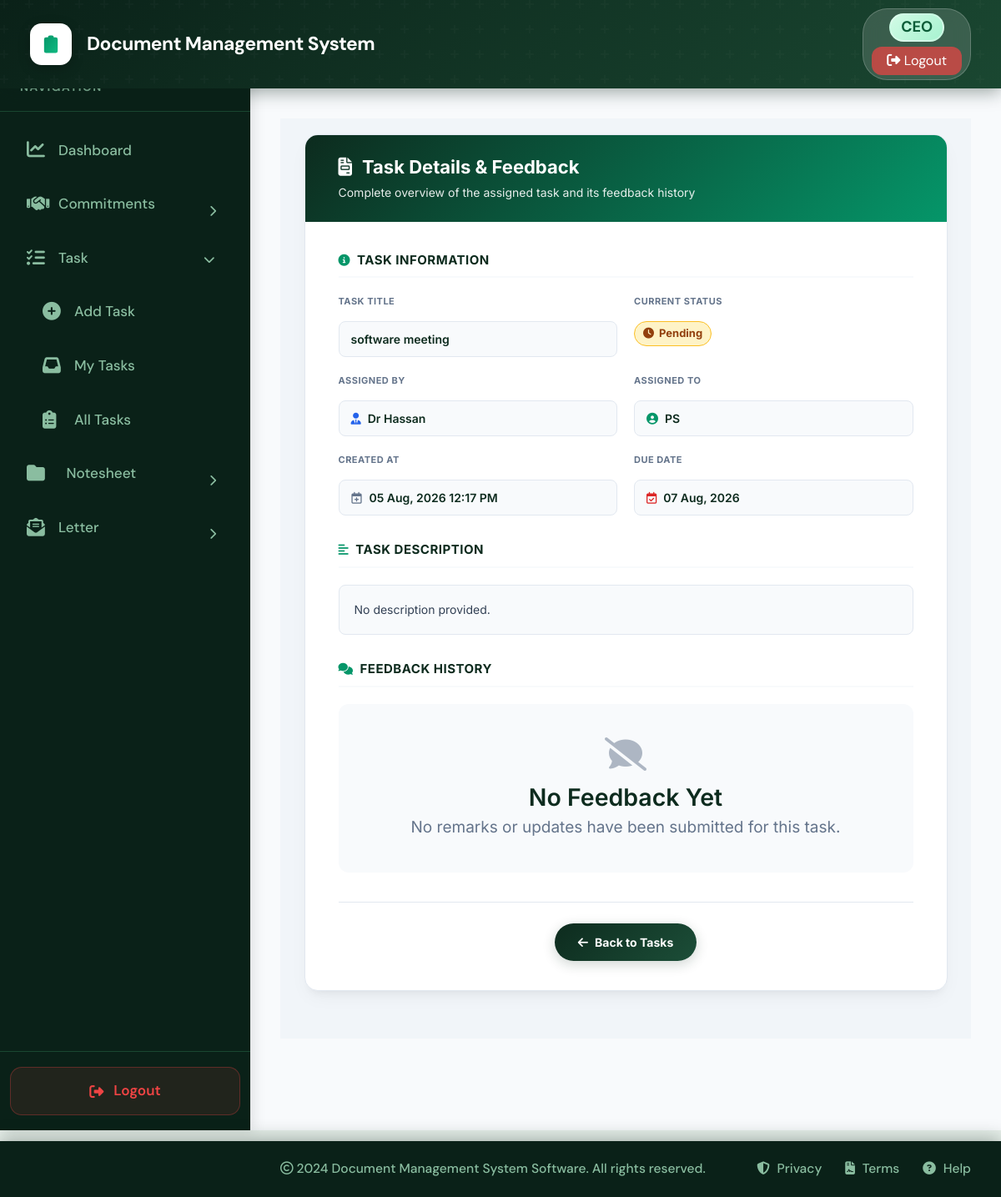
Screenshot of /task/feedbacks/70/ (signed in) with the database file from the repository.
### core/models.py (models this page shows, shortened)
class Task(models.Model):
    STATUS_CHOICES = (
        ('Pending', 'Pending'),
        ('In Progress', 'In Progress'),
        ('Seen', 'Seen'),
        ('Completed', 'Completed'),
    )
    file = models.ForeignKey(File, on_delete=models.CASCADE, related_name='tasks', null=True, blank=True)
    title = models.CharField(max_length=200)
    description = models.TextField(blank=True, null=True)
    assigned_by = models.ForeignKey(User, on_delete=models.CASCADE, related_name="tasks_assigned")
    assigned_to = models.ForeignKey(User, on_delete=models.SET_NULL, null=True, blank=True, related_name="tasks_received")
    current_handler_role = models.CharField(max_length=50, default="Manager")
    due_date = models.DateField(blank=True, null=True)
    status = models.CharField(max_length=20, choices=STATUS_CHOICES, default='Pending')
    is_seen = models.BooleanField(default=False)
    seen_at = models.DateTimeField(null=True, blank=True)
    created_at = models.DateTimeField(auto_now_add=True)
    class Meta:
        ordering = ['-created_at']

### core/views.py (the view)
# urls.py: path('task/feedbacks/<int:task_id>/', views.task_feedback_detail_view, name='task_feedback_detail'),
@login_required
def task_feedback_detail_view(request, task_id):
    task = get_object_or_404(Task, id=task_id)
    role = getattr(request.user.profile, 'role', '')
    if not (task.assigned_to == request.user or task.assigned_by == request.user or role in ['CEO', 'PS']):
        return HttpResponseForbidden("You are not authorized to view feedbacks for this task.")
    remarks = task.remarks.all().order_by('created_at')
    return render(request, 'task_feedback_detail.html', {
        'task': task,
        'remarks': remarks,
        'user_role': role
    })

### core/context_processors.py (called while the page is built)
def unread_notesheets(request):
    if request.user.is_authenticated:
        notesheets_count = Notesheet.objects.filter(
            current_holder=request.user,
            is_seen=False
        ).count()
        return {
            'unread_notesheets_count': notesheets_count,
        }
    return {
        'unread_notesheets_count': 0,
    }

def notifications_processor(request):
    if request.user.is_authenticated:
        unread_notifications = Notification.objects.filter(recipient=request.user, is_read=False)[:5]
        unread_count = Notification.objects.filter(recipient=request.user, is_read=False).count()
        return {
            'unread_notifications': unread_notifications,
            'unread_notifications_count': unread_count
        }
    return {}

### core/templates/task_feedback_detail.html (shortened to what this page needs)
{% extends 'base.html' %}
{% load file_extras %}
{% block content %}
<div class="form-page-container">
    <div class="form-card">
        <div class="form-header">
            <h2><i class="fas fa-file-invoice"></i> Task Details & Feedback</h2>
            <p>Complete overview of the assigned task and its feedback history</p>
        </div>
        <div class="form-body">
            <div class="section-title"><i class="fas fa-info-circle"></i> Task Information</div>
            <div class="form-grid">
                <div class="form-group">
                    <span class="form-label">Task Title</span>
                    <div class="form-value">{{ task.title }}</div>
                </div>
                <div class="form-group">
                    <span class="form-label">Current Status</span>
                    <div class="form-value" style="background: transparent; border: none; padding: 0;">
                        <span class="status-badge status-{{ task.status|slugify }}">
                            <i class="fas {% if task.status == 'Completed' %}fa-check-circle{% elif task.status == 'In Progress' %}fa-spinner{% else %}fa-clock{% endif %}"></i>
                            {{ task.status }}
                        </span>
                    </div>
                </div>
                <div class="form-group">
                    <span class="form-label">Assigned By</span>
                    <div class="form-value"><i class="fas fa-user-tie" style="color: #2563eb;"></i> {{ task.assigned_by.get_full_name|default:task.assigned_by.username }}</div>
                </div>
                <div class="form-group">
                    <span class="form-label">Assigned To</span>
                    <div class="form-value"><i class="fas fa-user-circle" style="color: #059669;"></i> {{ task.assigned_to.get_full_name|default:task.assigned_to.username }}</div>
                </div>
                <div class="form-group">
                    <span class="form-label">Created At</span>
                    <div class="form-value"><i class="far fa-calendar-plus" style="color: #64748b;"></i> {{ task.created_at|date:"d M, Y h:i A" }}</div>
                </div>
                <div class="form-group">
                    <span class="form-label">Due Date</span>
                    <div class="form-value"><i class="far fa-calendar-check" style="color: #dc2626;"></i> {{ task.due_date|date:"d M, Y"|default:"Not Set" }}</div>
                </div>
            </div>
            <div class="section-title"><i class="fas fa-align-left"></i> Task Description</div>
            <div class="form-value-desc">{{ task.description|default:"No description provided." }}</div>
            <div class="section-title"><i class="fas fa-comments"></i> Feedback History</div>
            {% if remarks %}
                <div class="feedback-list">
                    {% for remark in remarks %}
                    <div class="feedback-card">
                        <div class="feedback-card-header">
                            <div class="fb-user">
                                <div class="fb-avatar">{{ remark.manager.username|slice:":1"|upper }}</div>
                                <div>
                                    <span class="fb-name">{{ remark.manager.get_full_name|default:remark.manager.username }}</span>
                                    <span class="fb-role">{{ remark.manager.profile.role|default:"Staff" }}</span>
                                </div>
                            </div>
                            <div style="display:flex; flex-direction:column; align-items:flex-end; gap:6px;">
                                <span class="fb-action">
                                    {% if remark.action_taken == 'approve' %}
                                        <i class="fas fa-check" style="color: #059669;"></i> Completed
                                    {% else %}
                                        <i class="fas fa-spinner" style="color: #2563eb;"></i> In Progress
                                    {% endif %}
                                </span>
                                <span class="fb-date"><i class="far fa-clock"></i> {{ remark.get_formatted_time }}</span>
                            </div>
                        </div>
                        <div class="fb-content">{{ remark.feedback }}</div>
                        {% if remark.attachments.all %}
                        <div style="margin-top: 15px; padding-top: 15px; border-top: 1px dashed var(--form-border);">
                            <span class="form-label" style="display:block; margin-bottom: 10px;">Attachments</span>
                            <div class="fb-attachments">
                                {% for att in remark.attachments.all %}
                                    <a href="{{ att.file.url }}" class="attachment-pill" target="_blank">
                                        <i class="{{ att.file|file_icon }}"></i> {{ att.file|file_name }}
                                    </a>
                                {% endfor %}
                            </div>
                        </div>
                        {% elif remark.attachment_1 or remark.attachment_2 or remark.attachment_3 %}
                        <div style="margin-top: 15px; padding-top: 15px; border-top: 1px dashed var(--form-border);">
                            <span class="form-label" style="display:block; margin-bottom: 10px;">Attachments</span>
                            <div class="fb-attachments">
                                {% if remark.attachment_1 %}
                                    <a href="{{ remark.attachment_1.url }}" class="attachment-pill" target="_blank">
                                        <i class="{{ remark.attachment_1|file_icon }}"></i> {{ remark.attachment_1|file_name }}
                                    </a>
                                {% endif %}
                                {% if remark.attachment_2 %}
                                    <a href="{{ remark.attachment_2.url }}" class="attachment-pill" target="_blank">
                                        <i class="{{ remark.attachment_2|file_icon }}"></i> {{ remark.attachment_2|file_name }}
                                    </a>
                                {% endif %}
                                {% if remark.attachment_3 %}
                                    <a href="{{ remark.attachment_3.url }}" class="attachment-pill" target="_blank">
                                        <i class="{{ remark.attachment_3|file_icon }}"></i> {{ remark.attachment_3|file_name }}
                                    </a>
                                {% endif %}
                            </div>
                        </div>
                        {% endif %}
                    </div>
                    {% endfor %}
                </div>
            {% else %}
                <div style="text-align:center; padding: 40px; background: var(--form-bg); border-radius: 12px; color: var(--form-text-muted);">
                    <i class="fas fa-comment-slash" style="font-size: 40px; margin-bottom: 15px; opacity: 0.5;"></i>
                    <h4 style="margin:0; font-weight:600; color:var(--form-dark);">No Feedback Yet</h4>
                    <p style="margin:5px 0 0;">No remarks or updates have been submitted for this task.</p>
                </div>
            {% endif %}
            <div class="back-action-container">
                <a href="{% url 'all_tasks' %}" class="btn-back-modern">
                    <i class="fas fa-arrow-left"></i> Back to Tasks
                </a>
            </div>
        </div>
    </div>
</div>
{% endblock %}

### core/templates/base.html (style rules this page uses)
:root { --primary-color: #10b981; --primary-dark: #059669; --primary-light: #34d399; --secondary-color: #1a4731; --dark-bg: #0d2b1e; --sidebar-bg: #0a2118; --hover-bg: #1a4731; --text-light: #8abda0; --text-dark: #0d2b1e; --border-color: #1a4731; --success: #10b981; --warning: #f59e0b; --danger: #ef4444; --info: #06b6d4; }
* { margin: 0; padding: 0; box-sizing: border-box; }
html { font-size: 19px; }
body { font-family: 'DM Sans', -apple-system, BlinkMacSystemFont, 'Segoe UI', sans-serif; background-color: #e8f0eb; min-height: 100vh; display: flex; flex-direction: column; font-size: 1rem; }
.status-pending { color: #f59e0b; font-weight: bold; }

### core/templates/task_feedback_detail.html (style rules this page uses)
:root { --form-primary: #059669; --form-primary-light: #10b981; --form-dark: #0d2b1e; --form-bg: #f8fafc; --form-border: #e2e8f0; --form-text: #334155; --form-text-muted: #64748b; --form-radius: 16px; }
.form-page-container { padding: 1rem 1.5rem 3rem; background-color: #f1f5f9; min-height: 100vh; font-family: 'Inter', sans-serif; }
.form-card { max-width: 1000px; margin: 0 auto; background: #fff; border-radius: var(--form-radius); box-shadow: 0 10px 25px -5px rgba(0, 0, 0, 0.05), 0 8px 10px -6px rgba(0, 0, 0, 0.05); border: 1px solid var(--form-border); overflow: hidden; }
.form-header { background: linear-gradient(135deg, #0d2b1e 0%, var(--form-primary) 100%); padding: 25px 40px; color: white; position: relative; }
.form-header h2 { font-weight: 700; font-size: 22px; margin: 0; display: flex; align-items: center; gap: 12px; }
.form-header p { margin: 6px 0 0; opacity: 0.9; font-size: 14px; }
.form-body { padding: 35px 40px; }
.section-title { font-size: 15px; font-weight: 700; color: var(--form-dark); margin-bottom: 20px; padding-bottom: 8px; border-bottom: 2px solid var(--form-bg); display: flex; align-items: center; gap: 8px; text-transform: uppercase; letter-spacing: 0.5px; }
.section-title i { color: var(--form-primary); font-size: 14px; }
.form-grid { display: grid; grid-template-columns: repeat(auto-fit, minmax(280px, 1fr)); gap: 20px; margin-bottom: 30px; }
.form-group { display: flex; flex-direction: column; gap: 6px; }
.form-label { font-size: 11px; font-weight: 700; text-transform: uppercase; color: var(--form-text-muted); letter-spacing: 0.5px; }
.form-value { font-size: 14px; font-weight: 600; color: var(--form-dark); background: var(--form-bg); padding: 10px 14px; border-radius: 8px; border: 1px solid var(--form-border); display: flex; align-items: center; gap: 8px; }
.form-value-desc { font-size: 14px; color: var(--form-text); background: var(--form-bg); padding: 18px; border-radius: 8px; border: 1px solid var(--form-border); line-height: 1.6; white-space: pre-line; margin-bottom: 30px; }
.status-badge { display: inline-flex; align-items: center; gap: 6px; padding: 4px 10px; border-radius: 20px; font-size: 13px; font-weight: 700; }
.status-pending { background: #fef3c7; color: #92400e; border: 1px solid #fbbf24; }
.back-action-container { display: flex; justify-content: center; margin-top: 35px; padding-top: 25px; border-top: 1px solid var(--form-border); }
.btn-back-modern { display: inline-flex; align-items: center; gap: 8px; padding: 12px 28px; background: linear-gradient(135deg, var(--form-dark) 0%, #1c4e38 100%); color: #ffffff; border: none; border-radius: 30px; font-weight: 700; font-size: 14px; text-decoration: none; box-shadow: 0 4px 15px rgba(13, 43, 30, 0.2); transition: all 0.25s ease; }

### rows the page displays
Task: title "software meeting", status "Pending", assigned_by.get_full_name "Dr Hassan", assigned_to.get_full_name "PS", created_at "05 Aug, 2026 12:17 PM", due_date "07 Aug, 2026", description "No description provided."
